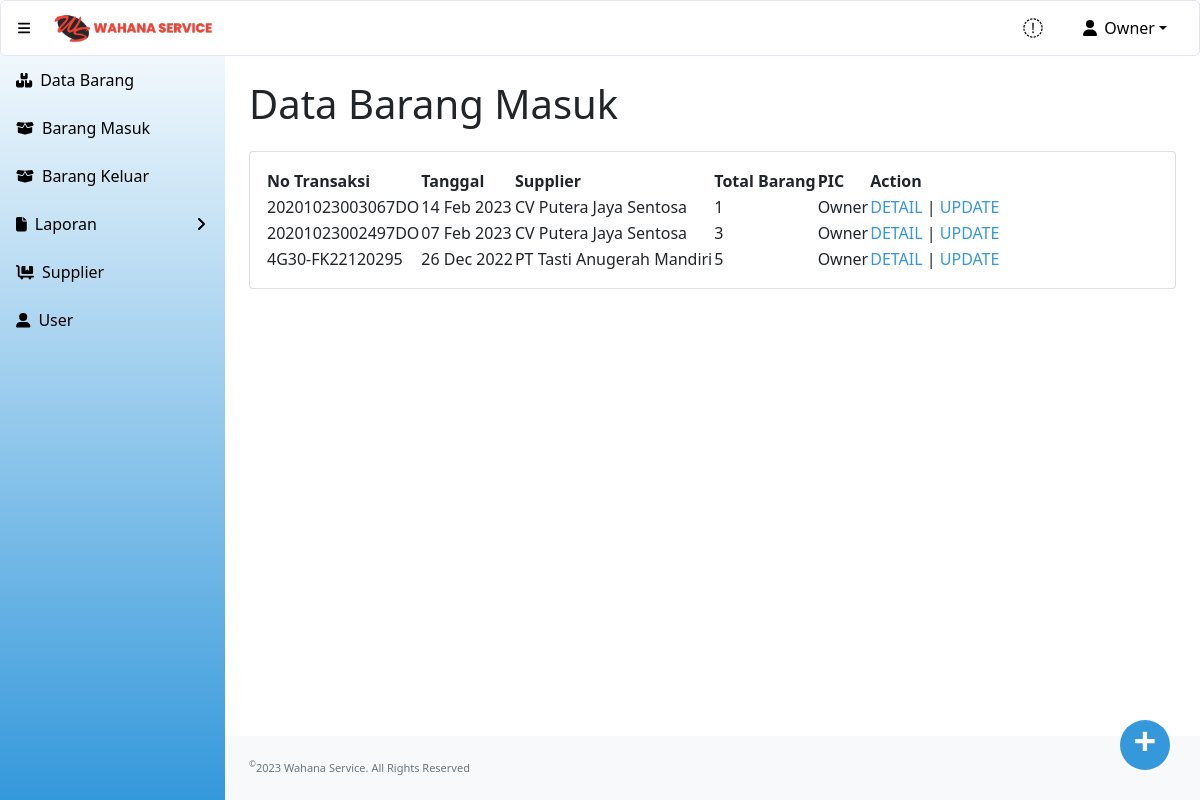
Page /restock_barang.php (signed in) on the committed database.
### tables this page shows
CREATE TABLE `transaksi_masuk` (
  `id_tr_masuk` int(11) NOT NULL,
  `no_faktur` varchar(20) NOT NULL,
  `tanggal` date NOT NULL,
  `id_supplier` int(11) NOT NULL,
  `id` int(11) NOT NULL
);

CREATE TABLE `supplier` (
  `id_supplier` int(11) NOT NULL,
  `nama_supplier` varchar(120) NOT NULL,
  `alamat` varchar(300) NOT NULL,
  `no_telp` varchar(20) NOT NULL
);

CREATE TABLE `user` (
  `id` int(11) NOT NULL,
  `username` varchar(50) NOT NULL,
  `email` varchar(50) NOT NULL,
  `password` text NOT NULL,
  `fullname` varchar(50) NOT NULL,
  `level` enum('owner','admin','kasir','INACTIVE') NOT NULL,
  `status_akun` enum('0','1') NOT NULL
);

### restock_barang.php (the view, shortened to what this page needs)
<?php
include "conn.php";
?>
<!DOCTYPE html>
<html lang="en">
    <head>
        <link href="https://cdn.jsdelivr.net/npm/simple-datatables@latest/dist/style.css" rel="stylesheet" />
        <link href="css/styles.css" rel="stylesheet" />
    </head>
    <body class="sb-nav-fixed">
    <?php include "head.php"; ?>
        <div id="layoutSidenav">
        <?php include "menu.php"; ?>
            </div>
            <div id="layoutSidenav_content">
                <main>
                    <div class="container-fluid px-4">
                        <h1 class="mt-4" style="padding-bottom:15px";>Data Barang Masuk</h1>
                        <div class="card mb-4">
                            <div class="card-body">
                                <div class="table-responsive">
                                    <table id="datatablesSimple">
                                        <thead>
                                            <tr>
                                                <th>No Transaksi</th>
                                                <th>Tanggal</th>
                                                <th>Supplier</th>
                                                <th>Total Barang</th>
                                                <th>PIC</th>
                                                <th>Action</th>
                                            </tr>
                                        </thead>
                                        <tbody>
                                        <?php
                                            $sSQL = "SELECT tm.id_tr_masuk, tm.no_faktur, tm.tanggal, s.nama_supplier, u.fullname,
                                            SUM(IF(bm.stok IS NOT NULL, 1, 0)) AS not_null_subtotal,
                                            SUM(IF(bm.stok IS NULL, 1, 0)) AS null_subtotal
                                            FROM transaksi_masuk tm
                                            LEFT JOIN supplier s ON s.id_supplier = tm.id_supplier
                                            LEFT JOIN user u ON u.id = tm.id
                                            LEFT JOIN barang_masuk bm ON bm.id_tr_masuk = tm.id_tr_masuk AND bm.status_bmasuk = 1
                                            GROUP BY tm.id_tr_masuk, tm.no_faktur, tm.tanggal, s.nama_supplier, u.fullname
                                            ORDER BY tm.id_tr_masuk DESC";
                                            $result = mysqli_query($koneksi, $sSQL);
                                            if (mysqli_num_rows($result) > 0) {
                                                while ($row = mysqli_fetch_assoc($result)) {
                                                    $no_faktur = $row['no_faktur'];
                                                    $tanggal = $row['tanggal'];
                                                    $nama_supplier = $row['nama_supplier'];
                                                    $fullname = $row['fullname'];
                                                    $id_tr_masuk = $row['id_tr_masuk'];
                                                    $not_null_subtotal = $row['not_null_subtotal'];
                                        ?>
                                                <tr>
                                                    <td><?php echo $no_faktur;?></td>
                                                    <td><?php echo date('d M Y', strtotime($tanggal));?></td>
                                                    <td><?php echo $nama_supplier;?></td>
                                                    <td><?php echo $not_null_subtotal;?></td>
                                                    <td><?php echo $fullname;?></td>
                                                    <td><?php echo "<a href='detail_restock.php?id_tr_masuk=$id_tr_masuk' class='action'>DETAIL</a>
                                                     | <a href='update_restock_barang.php?id_tr_masuk=$id_tr_masuk' class='action' >UPDATE</a>";?> </td>
                                                </tr>
                                            <?php
                                                    }
                                                }
                                            ?>
                                        </tbody>
                                    </table>
                                </div>
                            </div>
                        </div>
                    </div>
                    <a href="add_restock_barang.php" class="act-btn">
                        +
                    </a>
                </main>
                <footer class="py-4 bg-light mt-auto">
                    <div class="container-fluid px-4">
                        <div class="d-flex align-items-center justify-content-between small">
                           <div class="text-muted"><sup>&copy;</sup>2023 Wahana Service. All Rights Reserved</div>
                        </div>
                    </div>
                </footer>
            </div>
    </body>
</html>

### rows in the picture
transaksi_masuk: no_faktur "20201023003067DO", tanggal "14 Feb 2023", id_supplier.nama_supplier "CV Putera Jaya Sentosa", not_null_subtotal "1", id.fullname "Owner"
transaksi_masuk: no_faktur "20201023002497DO", tanggal "07 Feb 2023", id_supplier.nama_supplier "CV Putera Jaya Sentosa", not_null_subtotal "3", id.fullname "Owner"
transaksi_masuk: no_faktur "4G30-FK22120295", tanggal "26 Dec 2022", id_supplier.nama_supplier "PT Tasti Anugerah Mandiri", not_null_subtotal "5", id.fullname "Owner"

### other values in the picture
$_SESSION['fullname'] "Owner"
